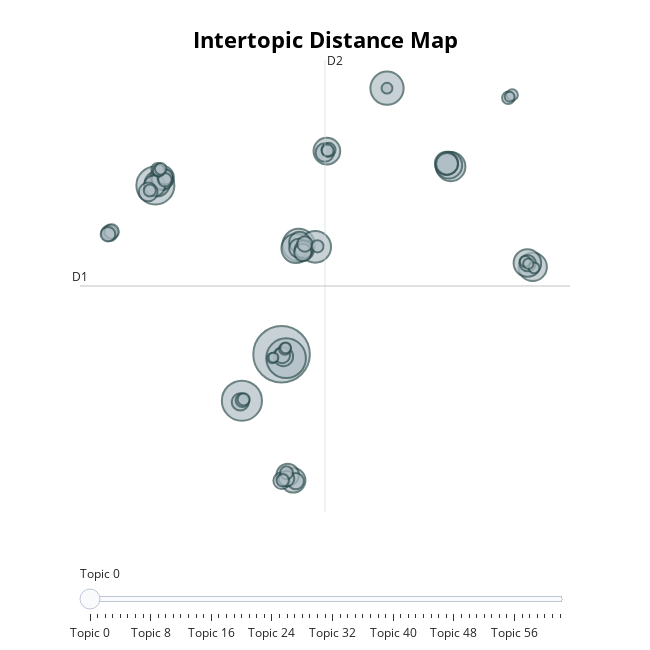

Notebook code cell kept with this figure:
### Code cell
fig = topic_model.visualize_topics()

if not overwrite and os.path.isfile(intertopic_distance_map_html_path):
    logger.info('figures already saved in HTML and image formats')
else:
    fig.write_html(intertopic_distance_map_html_path)
    fig.write_image(intertopic_distance_map_image_path)
    logger.info(f'figures saved in: \n\t{intertopic_distance_map_html_path}\n\t{intertopic_distance_map_image_path}')

fig
